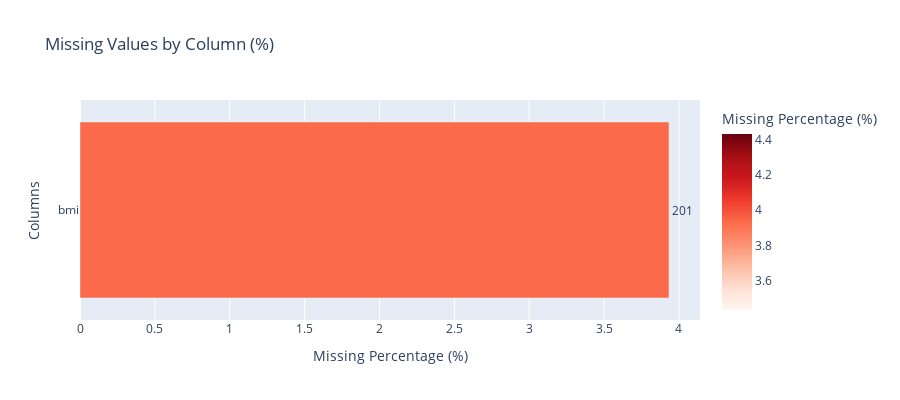
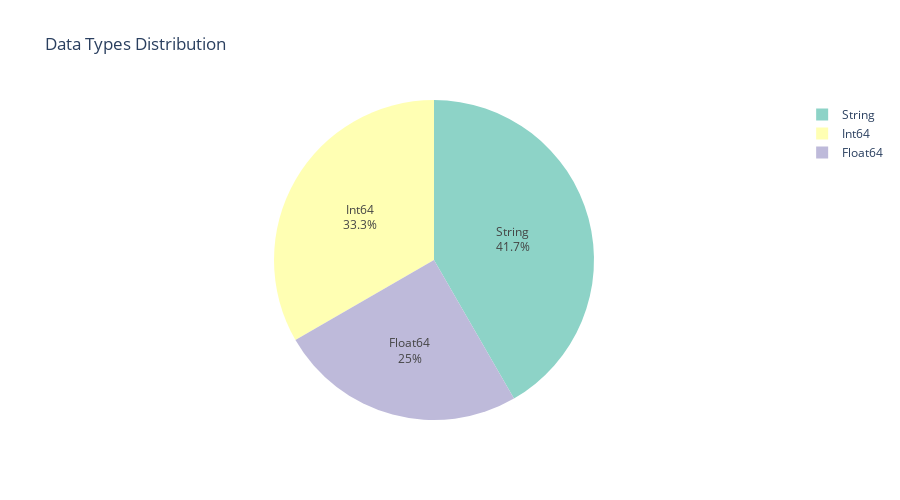
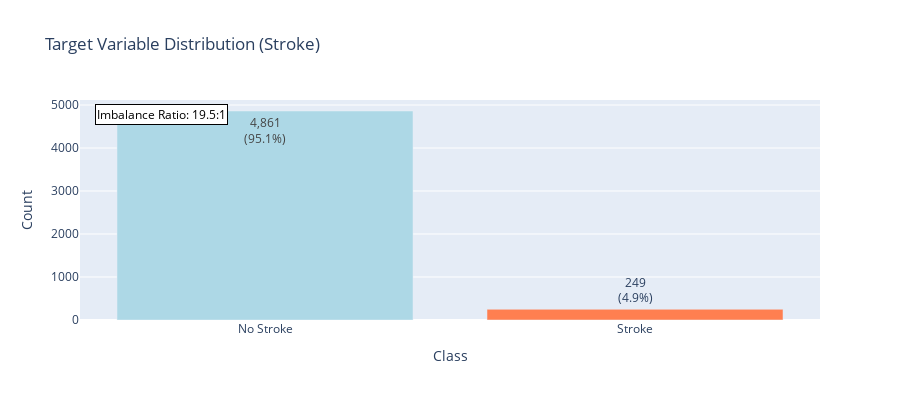
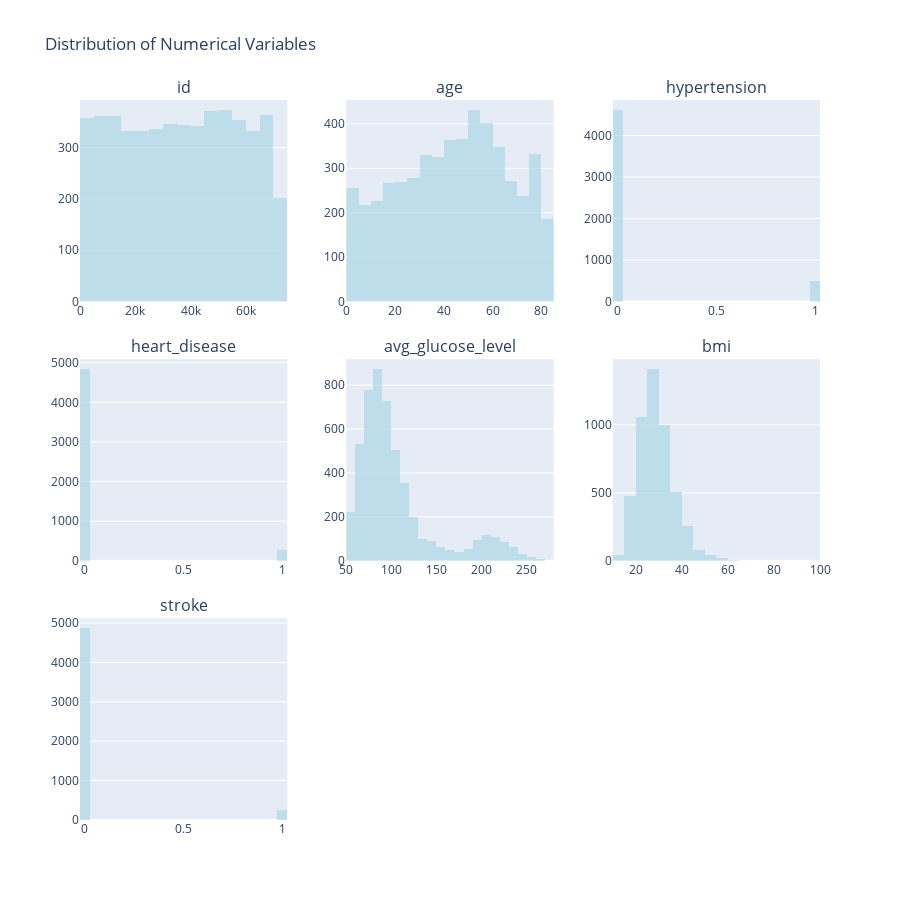

Notebook code for these charts, in order:
### Markdown cell above
## 📊 Data Quality Visualizations

Creating comprehensive visualizations to illustrate data quality findings and patterns.

### Code cell
print("="*80)
print("📊 CREATING DATA QUALITY VISUALIZATIONS")
print("="*80)

# 1. Missing Values Visualization
print("Creating missing values visualization...")

missing_df = pd.DataFrame(quality_report['missing_values']['missing_summary'])

if len(missing_df[missing_df['missing_count'] > 0]) > 0:
    # Missing values bar chart
    missing_viz_df = missing_df[missing_df['missing_count'] > 0].sort_values('missing_percentage', ascending=True)
    
    fig_missing = px.bar(
        missing_viz_df,
        x='missing_percentage',
        y='column',
        orientation='h',
        title='Missing Values by Column (%)',
        labels={'missing_percentage': 'Missing Percentage (%)', 'column': 'Column'},
        color='missing_percentage',
        color_continuous_scale='Reds',
        text='missing_count'
    )
    
    fig_missing.update_traces(texttemplate='%{text}', textposition='outside')
    fig_missing.update_layout(
        height=400,
        showlegend=False,
        xaxis_title="Missing Percentage (%)",
        yaxis_title="Columns"
    )
    
    fig_missing.show()
else:
    print("✅ No missing values to visualize!")

# 2. Data Types Distribution
print("Creating data types distribution...")

dtype_counts = {}
for col in df.columns:
    dtype = str(df[col].dtype)
    dtype_counts[dtype] = dtype_counts.get(dtype, 0) + 1

fig_dtypes = px.pie(
    values=list(dtype_counts.values()),
    names=list(dtype_counts.keys()),
    title='Data Types Distribution',
    color_discrete_sequence=px.colors.qualitative.Set3
)

fig_dtypes.update_traces(textposition='inside', textinfo='percent+label')
fig_dtypes.update_layout(height=500)
fig_dtypes.show()

# 3. Target Variable Distribution
print("Creating target variable distribution...")

if 'target_analysis' in quality_report and 'error' not in quality_report['target_analysis']:
    target_dist = quality_report['target_analysis']['class_distribution']
    
    classes = list(target_dist.keys())
    counts = [info['count'] for info in target_dist.values()]
    percentages = [info['percentage'] for info in target_dist.values()]
    
    # Create labels
    labels = ['No Stroke' if c == 0 else 'Stroke' if c == 1 else str(c) for c in classes]
    
    fig_target = go.Figure()
    
    # Add bar chart
    fig_target.add_trace(go.Bar(
        x=labels,
        y=counts,
        text=[f'{count:,}<br>({pct:.1f}%)' for count, pct in zip(counts, percentages)],
        textposition='auto',
        marker_color=['lightblue' if c == 0 else 'coral' for c in classes],
        name='Count'
    ))
    
    fig_target.update_layout(
        title='Target Variable Distribution (Stroke)',
        xaxis_title='Class',
        yaxis_title='Count',
        height=400,
        showlegend=False
    )
    
    # Add imbalance ratio annotation
    imbalance_ratio = quality_report['target_analysis']['imbalance_ratio']
    fig_target.add_annotation(
        text=f"Imbalance Ratio: {imbalance_ratio:.1f}:1",
        xref="paper", yref="paper",
        x=0.02, y=0.98,
        xanchor="left", yanchor="top",
        showarrow=False,
        font=dict(size=12, color="black"),
        bgcolor="white",
        bordercolor="black",
        borderwidth=1
    )
    
    fig_target.show()

# 4. Numerical Variables Distribution
print("Creating numerical variables distributions...")

numerical_cols = quality_report['statistical_summary']['numerical_columns']

if len(numerical_cols) > 0:
    # Create subplots for numerical distributions
    n_cols = min(3, len(numerical_cols))
    n_rows = (len(numerical_cols) + n_cols - 1) // n_cols
    
    fig_dist = make_subplots(
        rows=n_rows, cols=n_cols,
        subplot_titles=numerical_cols,
        vertical_spacing=0.08,
        horizontal_spacing=0.08
    )
    
    for i, col in enumerate(numerical_cols):
        row = (i // n_cols) + 1
        col_pos = (i % n_cols) + 1
        
        # Get data for histogram
        col_data = df[col].drop_nulls().to_pandas()
        
        fig_dist.add_trace(
            go.Histogram(
                x=col_data,
                name=col,
                showlegend=False,
                nbinsx=30,
                marker_color='lightblue',
                opacity=0.7
            ),
            row=row, col=col_pos
        )
    
    fig_dist.update_layout(
        title='Distribution of Numerical Variables',
        height=300 * n_rows,
        showlegend=False
    )
    
    fig_dist.show()

# 5. Overall Quality Score Visualization
print("Creating overall quality score visualization...")

# Quality score gauge
score = quality_report['overall_score']['score']
grade = quality_report['overall_score']['grade']

fig_quality = go.Figure(go.Indicator(
    mode = "gauge+number+delta",
    value = score,
    domain = {'x': [0, 1], 'y': [0, 1]},
    title = {'text': f"Data Quality Score<br><span style='font-size:0.8em;color:gray'>{grade}</span>"},
    delta = {'reference': 80},
    gauge = {
        'axis': {'range': [None, 100]},
        'bar': {'color': "darkblue"},
        'steps': [
            {'range': [0, 50], 'color': "lightgray"},
            {'range': [50, 75], 'color': "yellow"},
            {'range': [75, 90], 'color': "lightgreen"},
            {'range': [90, 100], 'color': "green"}
        ],
        'threshold': {
            'line': {'color': "red", 'width': 4},
            'thickness': 0.75,
            'value': 90
        }
    }
))

fig_quality.update_layout(height=400)
fig_quality.show()

print("✅ All visualizations created successfully!")

### Figure 1 — Plotly figure (JSON) as saved in the notebook; plotly's stock layout.template omitted (floating-point values rounded to 4 significant figures)
{"data": [{"hovertemplate": "Missing Percentage (%)=%{marker.color}<br>Column=%{y}<br>missing_count=%{text}<extra></extra>", "legendgroup": "", "marker": {"color": [3.933], "coloraxis": "coloraxis", "pattern": {"shape": ""}}, "name": "", "orientation": "h", "showlegend": false, "text": [201.0], "textposition": "outside", "texttemplate": "%{text}", "type": "bar", "x": [3.933], "xaxis": "x", "y": ["bmi"], "yaxis": "y"}], "layout": {"barmode": "relative", "coloraxis": {"colorbar": {"title": {"text": "Missing Percentage (%)"}}, "colorscale": [[0, "rgb(255,245,240)"], [0.125, "rgb(254,224,210)"], [0.25, "rgb(252,187,161)"], [0.375, "rgb(252,146,114)"], [0.5, "rgb(251,106,74)"], [0.625, "rgb(239,59,44)"], [0.75, "rgb(203,24,29)"], [0.875, "rgb(165,15,21)"], [1, "rgb(103,0,13)"]]}, "height": 400, "legend": {"tracegroupgap": 0}, "showlegend": false, "title": {"text": "Missing Values by Column (%)"}, "xaxis": {"anchor": "y", "domain": [0, 1], "title": {"text": "Missing Percentage (%)"}}, "yaxis": {"anchor": "x", "domain": [0, 1], "title": {"text": "Columns"}}}}

### Figure 2 — Plotly figure (JSON) as saved in the notebook; plotly's stock layout.template omitted (floating-point values rounded to 4 significant figures)
{"data": [{"domain": {"x": [0, 1], "y": [0, 1]}, "hovertemplate": "label=%{label}<br>value=%{value}<extra></extra>", "labels": ["Int64", "String", "Float64"], "legendgroup": "", "name": "", "showlegend": true, "textinfo": "percent+label", "textposition": "inside", "type": "pie", "values": [4, 5, 3]}], "layout": {"height": 500, "legend": {"tracegroupgap": 0}, "piecolorway": ["rgb(141,211,199)", "rgb(255,255,179)", "rgb(190,186,218)", "rgb(251,128,114)", "rgb(128,177,211)", "rgb(253,180,98)", "rgb(179,222,105)", "rgb(252,205,229)", "rgb(217,217,217)", "rgb(188,128,189)", "rgb(204,235,197)", "rgb(255,237,111)"], "title": {"text": "Data Types Distribution"}}}

### Figure 3 — Plotly figure (JSON) as saved in the notebook; plotly's stock layout.template omitted (floating-point values rounded to 4 significant figures)
{"data": [{"marker": {"color": ["lightblue", "coral"]}, "name": "Count", "text": ["4,861<br>(95.1%)", "249<br>(4.9%)"], "textposition": "auto", "type": "bar", "x": ["No Stroke", "Stroke"], "y": [4861, 249]}], "layout": {"annotations": [{"bgcolor": "white", "bordercolor": "black", "borderwidth": 1, "font": {"color": "black", "size": 12}, "showarrow": false, "text": "Imbalance Ratio: 19.5:1", "x": 0.02, "xanchor": "left", "xref": "paper", "y": 0.98, "yanchor": "top", "yref": "paper"}], "height": 400, "showlegend": false, "title": {"text": "Target Variable Distribution (Stroke)"}, "xaxis": {"title": {"text": "Class"}}, "yaxis": {"title": {"text": "Count"}}}}

### Figure 4 — Plotly figure (JSON) as saved in the notebook; plotly's stock layout.template omitted (floating-point values rounded to 4 significant figures; data arrays with more than 128 entries replaced by an {"elided": "..."} marker saying what was removed)
{"data": [{"marker": {"color": "lightblue"}, "name": "id", "nbinsx": 30, "opacity": 0.7, "showlegend": false, "type": "histogram", "x": {"elided": "5110 int values"}, "xaxis": "x", "yaxis": "y"}, {"marker": {"color": "lightblue"}, "name": "age", "nbinsx": 30, "opacity": 0.7, "showlegend": false, "type": "histogram", "x": {"elided": "5110 float values"}, "xaxis": "x2", "yaxis": "y2"}, {"marker": {"color": "lightblue"}, "name": "hypertension", "nbinsx": 30, "opacity": 0.7, "showlegend": false, "type": "histogram", "x": {"elided": "5110 int values"}, "xaxis": "x3", "yaxis": "y3"}, {"marker": {"color": "lightblue"}, "name": "heart_disease", "nbinsx": 30, "opacity": 0.7, "showlegend": false, "type": "histogram", "x": {"elided": "5110 int values"}, "xaxis": "x4", "yaxis": "y4"}, {"marker": {"color": "lightblue"}, "name": "avg_glucose_level", "nbinsx": 30, "opacity": 0.7, "showlegend": false, "type": "histogram", "x": {"elided": "5110 float values"}, "xaxis": "x5", "yaxis": "y5"}, {"marker": {"color": "lightblue"}, "name": "bmi", "nbinsx": 30, "opacity": 0.7, "showlegend": false, "type": "histogram", "x": {"elided": "4909 float values"}, "xaxis": "x6", "yaxis": "y6"}, {"marker": {"color": "lightblue"}, "name": "stroke", "nbinsx": 30, "opacity": 0.7, "showlegend": false, "type": "histogram", "x": {"elided": "5110 int values"}, "xaxis": "x7", "yaxis": "y7"}], "layout": {"annotations": [{"font": {"size": 16}, "showarrow": false, "text": "id", "x": 0.14, "xanchor": "center", "xref": "paper", "y": 1, "yanchor": "bottom", "yref": "paper"}, {"font": {"size": 16}, "showarrow": false, "text": "age", "x": 0.5, "xanchor": "center", "xref": "paper", "y": 1, "yanchor": "bottom", "yref": "paper"}, {"font": {"size": 16}, "showarrow": false, "text": "hypertension", "x": 0.86, "xanchor": "center", "xref": "paper", "y": 1, "yanchor": "bottom", "yref": "paper"}, {"font": {"size": 16}, "showarrow": false, "text": "heart_disease", "x": 0.14, "xanchor": "center", "xref": "paper", "y": 0.64, "yanchor": "bottom", "yref": "paper"}, {"font": {"size": 16}, "showarrow": false, "text": "avg_glucose_level", "x": 0.5, "xanchor": "center", "xref": "paper", "y": 0.64, "yanchor": "bottom", "yref": "paper"}, {"font": {"size": 16}, "showarrow": false, "text": "bmi", "x": 0.86, "xanchor": "center", "xref": "paper", "y": 0.64, "yanchor": "bottom", "yref": "paper"}, {"font": {"size": 16}, "showarrow": false, "text": "stroke", "x": 0.14, "xanchor": "center", "xref": "paper", "y": 0.28, "yanchor": "bottom", "yref": "paper"}], "height": 900, "showlegend": false, "title": {"text": "Distribution of Numerical Variables"}, "xaxis": {"anchor": "y", "domain": [0, 0.28]}, "xaxis2": {"anchor": "y2", "domain": [0.36, 0.64]}, "xaxis3": {"anchor": "y3", "domain": [0.72, 1]}, "xaxis4": {"anchor": "y4", "domain": [0, 0.28]}, "xaxis5": {"anchor": "y5", "domain": [0.36, 0.64]}, "xaxis6": {"anchor": "y6", "domain": [0.72, 1]}, "xaxis7": {"anchor": "y7", "domain": [0, 0.28]}, "xaxis8": {"anchor": "y8", "domain": [0.36, 0.64]}, "xaxis9": {"anchor": "y9", "domain": [0.72, 1]}, "yaxis": {"anchor": "x", "domain": [0.72, 1]}, "yaxis2": {"anchor": "x2", "domain": [0.72, 1]}, "yaxis3": {"anchor": "x3", "domain": [0.72, 1]}, "yaxis4": {"anchor": "x4", "domain": [0.36, 0.64]}, "yaxis5": {"anchor": "x5", "domain": [0.36, 0.64]}, "yaxis6": {"anchor": "x6", "domain": [0.36, 0.64]}, "yaxis7": {"anchor": "x7", "domain": [0, 0.28]}, "yaxis8": {"anchor": "x8", "domain": [0, 0.28]}, "yaxis9": {"anchor": "x9", "domain": [0, 0.28]}}}
